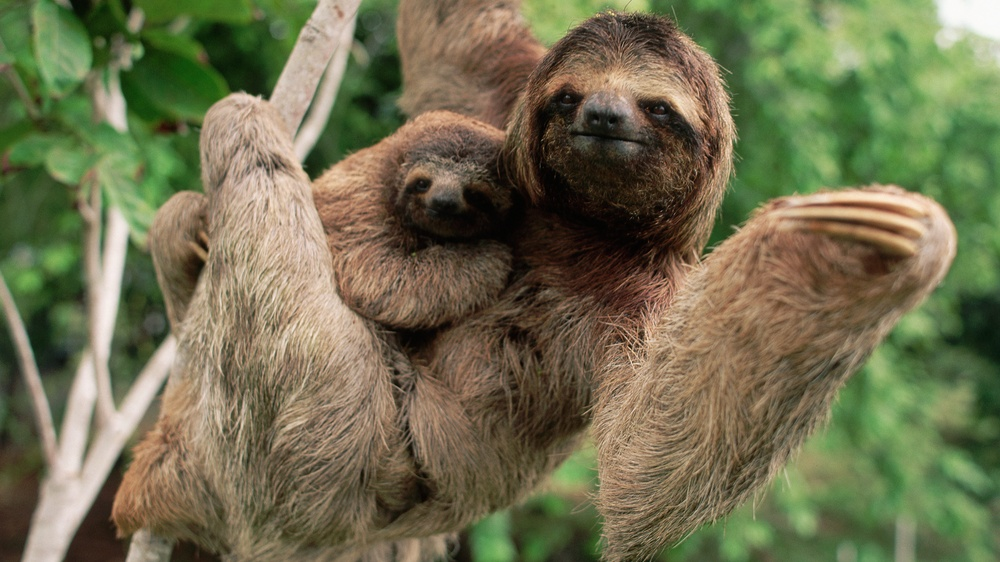
#> input picture image.jpg, 1000 x 562 px, shrunk from 3840 x 2160 before the run, given in place of the camera
$ python color_detection.py
#> lines starting #> are read from the running program, lines starting #| are printed output that depends on the picture; after the words box and inside, x2 and y2 are one past the last pixel; in counts of white or black regions, pixels touching at a corner belong together
import cv2 as cv

cap = cv.VideoCapture(0)

if not cap.isOpened():
    print("Unable to open camera.")
    exit()

while True:
    ret, frame = cap.read()
#> frame is the input picture: shape (562, 1000, 3); mean B, G, R 79.2, 111, 112.2

    if not ret:
        print("Unable to read camera.")
        break

    hsv = cv.cvtColor(frame, cv.COLOR_BGR2HSV)
#> hsv: shape (562, 1000, 3); mean H, S, V 28.1, 101.7, 123.5

    # Color ranges
    red1 = cv.inRange(hsv, (0, 100, 100), (10, 255, 255))
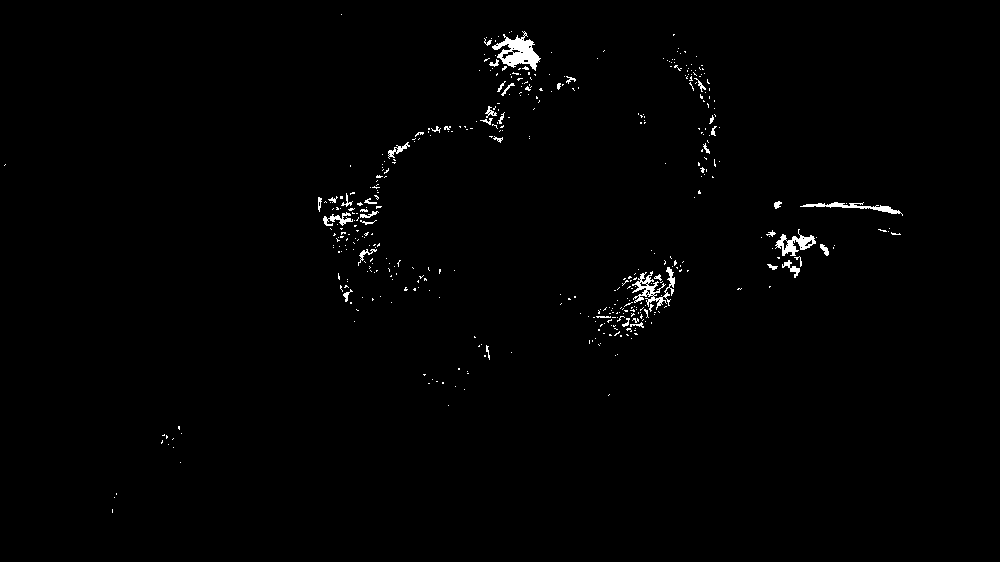
#> red1: shape (562, 1000); 0.94% white; 438 white regions (396 under 20 px), largest, box (x1, y1, x2, y2) and area: (492, 31, 541, 71) 876, (632, 267, 675, 310) 596, (775, 229, 816, 256) 434
    red2 = cv.inRange(hsv, (170, 100, 100), (180, 255, 255))
#> red2: shape (562, 1000); every value is 0
    red = red1 | red2

    green = cv.inRange(hsv, (35, 100, 100), (85, 255, 255))
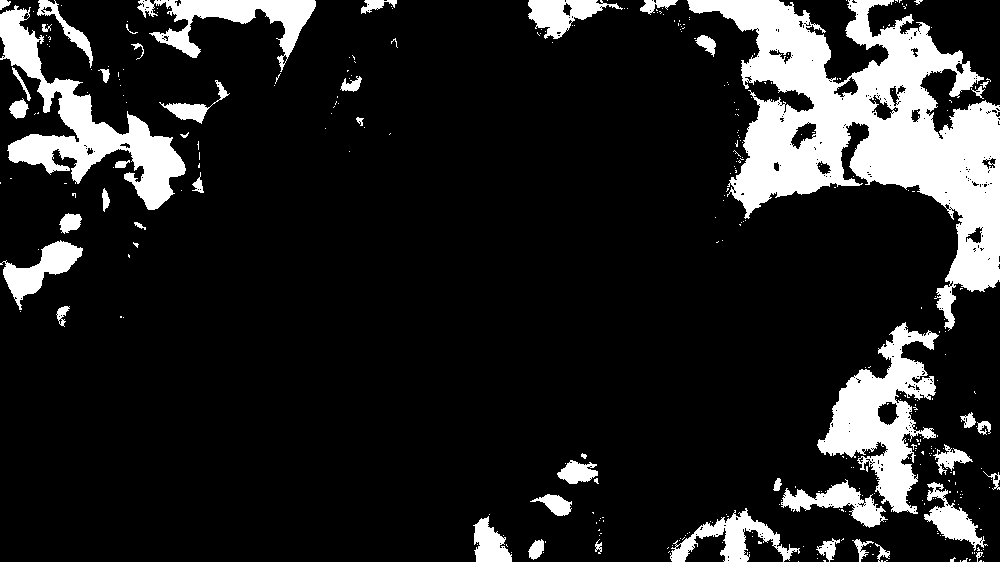
#> green: shape (562, 1000); 14.5% white; 353 white regions (305 under 20 px), largest, box (x1, y1, x2, y2) and area: (687, 0, 1000, 331) 39107, (0, 5, 186, 210) 10284, (817, 322, 939, 514) 9416

    blue = cv.inRange(hsv, (90, 100, 100), (130, 255, 255))

    # Count pixels
    red_count = cv.countNonZero(red)
#> red_count = 5259
    green_count = cv.countNonZero(green)
#> green_count = 81375
    blue_count = cv.countNonZero(blue)
#> blue_count = 0

    detected_color = "No color detected"

    if red_count > 500 and red_count > green_count and red_count > blue_count:
        detected_color = "RED"

    elif green_count > 500 and green_count > red_count and green_count > blue_count:
        detected_color = "GREEN"

    elif blue_count > 500 and blue_count > red_count and blue_count > green_count:
        detected_color = "BLUE"

    cv.putText(
        frame,
        "Color: " + detected_color,
        (20, 50),
        cv.FONT_HERSHEY_SIMPLEX,
        1,
        (255, 255, 255),
        2
    )
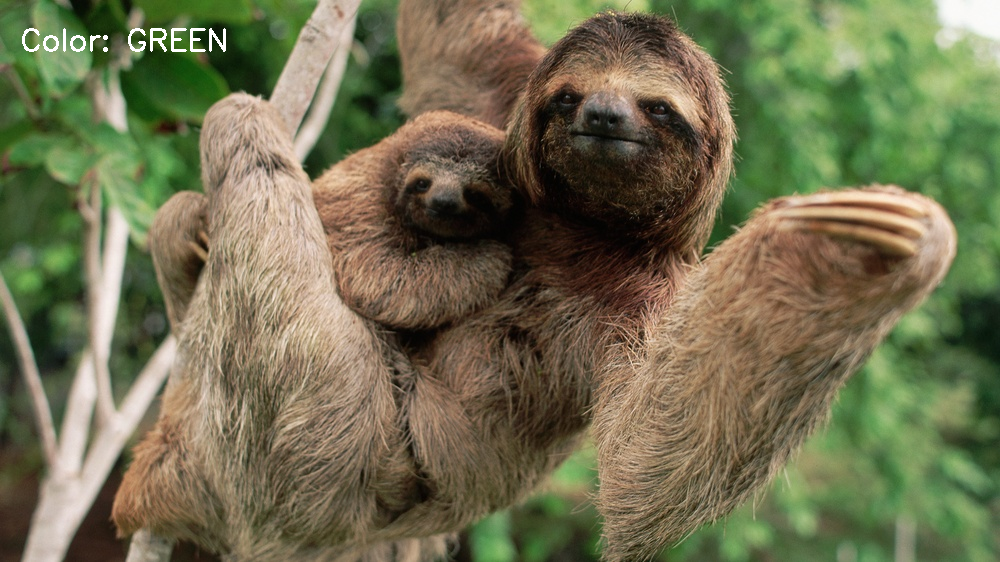
#> frame: shape (562, 1000, 3); 0.27% of pixels changed, all inside (x1, y1, x2, y2) = (22, 28, 226, 52)

    cv.imshow("Camera Color Detection", frame)

    # Press Q to exit
    if cv.waitKey(1) & 0xFF == ord('q'):
#> (key q is pressed here)
        break

cap.release()
cv.destroyAllWindows()
